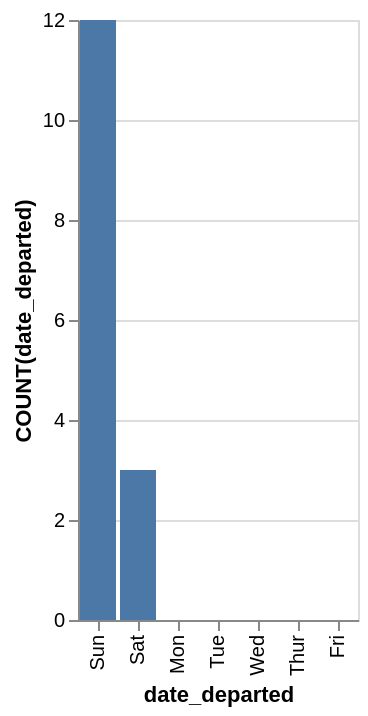

This figure's Vega-Lite source:
### Vega-Lite specification from a JSON file in a GitHub repository (floating-point values rounded to 4 significant figures)
{"data": {"values": [{"x_data": "Mon", "y_data": 0}, {"x_data": "Tue", "y_data": 0}, {"x_data": "Wed", "y_data": 0}, {"x_data": "Thur", "y_data": 0}, {"x_data": "Fri", "y_data": 0}, {"x_data": "Sat", "y_data": 3}, {"x_data": "Sun", "y_data": 12}]}, "mark": "bar", "encoding": {"x": {"field": "x_data", "type": "nominal", "title": "date_departed", "sort": {"op": "sum", "field": "y_data", "order": "descending"}}, "y": {"field": "y_data", "type": "quantitative", "title": "COUNT(date_departed)"}}}
